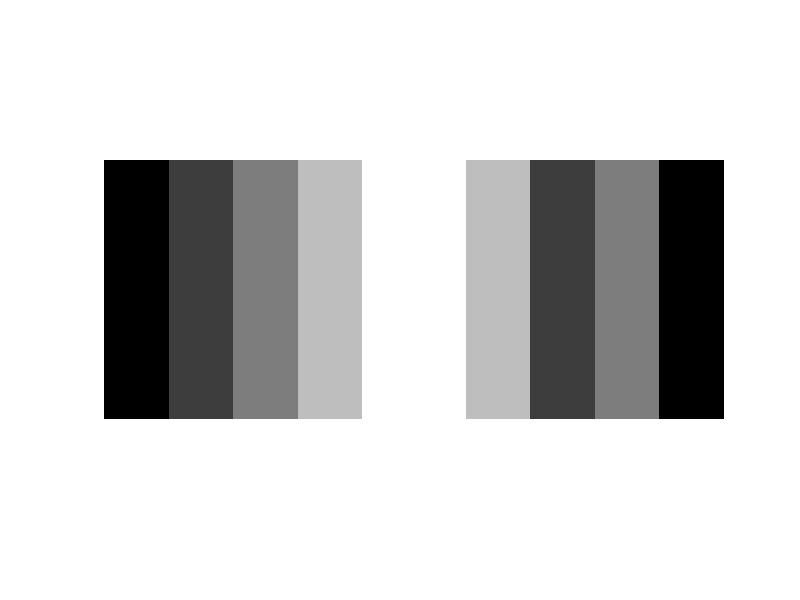

Reproduce this figure in MATLAB.
%Create Matrix 
A = zeros(4,4);
%Replace with visual values.
A(:,2) = 63;
A(:,3) = 126;
A(:,4) = 189;
%In order to replace 1st and last column.
%We use a combination of the examples given.
E = [0,0,0,1;
    0,1,0,0;
    0,0,1,0;
    1,0,0,0];
%Matrix operation for new image.
Z = A * E;
%Visual Representaion.
subplot(1,2,1);
imshow(A,[0,255]);
subplot(1,2,2);
imshow(Z,[0,255]);